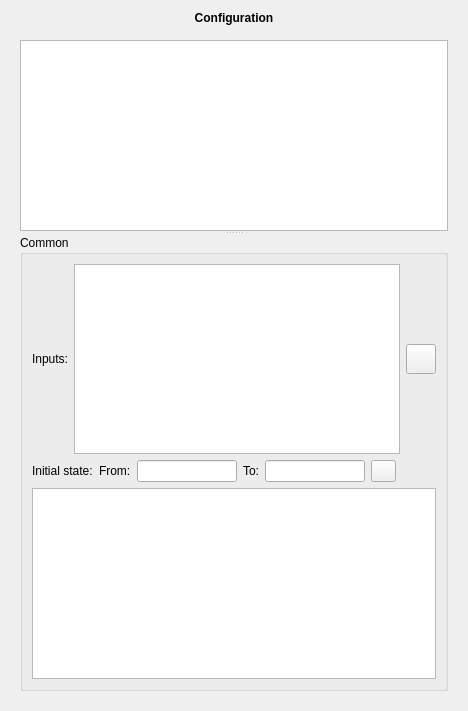
     <widget class="QWidget" name="verticalLayoutWidget">
      <layout class="QVBoxLayout" name="left_layout">
       <property name="sizeConstraint">
        <enum>QLayout::SetDefaultConstraint</enum>
       </property>
       <item>
        <widget class="QLabel" name="configuration_label">
         <property name="sizePolicy">
          <sizepolicy hsizetype="Preferred" vsizetype="Fixed">
           <horstretch>0</horstretch>
           <verstretch>0</verstretch>
          </sizepolicy>
         </property>
         <property name="font">
          <font>
           <weight>75</weight>
           <bold>true</bold>
          </font>
         </property>
         <property name="text">
          <string>Configuration</string>
         </property>
         <property name="alignment">
          <set>Qt::AlignCenter</set>
         </property>
        </widget>
       </item>
       <item>
        <widget class="QWidget" name="widget" native="true">
         <layout class="QVBoxLayout" name="verticalLayout_12">
          <item>
           <widget class="QSplitter" name="splitter_2">
            <property name="orientation">
             <enum>Qt::Vertical</enum>
            </property>
            <widget class="QWidget" name="verticalLayoutWidget_4">
             <layout class="QVBoxLayout" name="verticalLayout_7">
              <item>
               <widget class="QTextEdit" name="configuration_textarea">
                <property name="sizePolicy">
                 <sizepolicy hsizetype="Expanding" vsizetype="Expanding">
                  <horstretch>0</horstretch>
                  <verstretch>0</verstretch>
                 </sizepolicy>
                </property>
                <property name="minimumSize">
                 <size>
                  <width>0</width>
                  <height>0</height>
                 </size>
                </property>
               </widget>
              </item>
             </layout>
            </widget>
            <widget class="QWidget" name="verticalLayoutWidget_5">
             <layout class="QVBoxLayout" name="verticalLayout_11">
              <item>
               <widget class="QGroupBox" name="common_group">
                <property name="sizePolicy">
                 <sizepolicy hsizetype="Preferred" vsizetype="Maximum">
                  <horstretch>0</horstretch>
                  <verstretch>0</verstretch>
                 </sizepolicy>
                </property>
                <property name="maximumSize">
                 <size>
                  <width>16777215</width>
                  <height>16777215</height>
                 </size>
                </property>
                <property name="sizeIncrement">
                 <size>
                  <width>0</width>
                  <height>0</height>
                 </size>
                </property>
                <property name="baseSize">
                 <size>
                  <width>0</width>
                  <height>0</height>
                 </size>
                </property>
                <property name="toolTip">
                 <string>Common parameters for both Pinsec and Binsec</string>
                </property>
                <property name="title">
                 <string>Common</string>
                </property>
                <layout class="QVBoxLayout" name="verticalLayout_13">
                 <item>
                  <layout class="QHBoxLayout" name="horizontalLayout_4">
                   <item>
                    <widget class="QLabel" name="input_label">
                     <property name="sizePolicy">
                      <sizepolicy hsizetype="Preferred" vsizetype="Fixed">
                       <horstretch>0</horstretch>
                       <verstretch>0</verstretch>
                      </sizepolicy>
                     </property>
                     <property name="text">
                      <string>Inputs:</string>
                     </property>
                    </widget>
                   </item>
                   <item>
                    <widget class="QTableWidget" name="inputs_table">
                     <property name="sizePolicy">
                      <sizepolicy hsizetype="Expanding" vsizetype="Expanding">
                       <horstretch>0</horstretch>
                       <verstretch>0</verstretch>
                      </sizepolicy>
                     </property>
                     <property name="maximumSize">
                      <size>
                       <width>16777215</width>
                       <height>16777215</height>
                      </size>
                     </property>
                    </widget>
                   </item>
                   <item>
                    <widget class="QPushButton" name="add_input_button">
                     <property name="maximumSize">
                      <size>
                       <width>30</width>
                       <height>30</height>
                      </size>
                     </property>
                     <property name="text">
                      <string/>
                     </property>
                     <property name="icon">
                      <iconset resource="resources.qrc">
                       <normaloff>:/icons/icons/open-iconic-master/png/3x/plus-3x.png</normaloff>:/icons/icons/open-iconic-master/png/3x/plus-3x.png</iconset>
                     </property>
                     <property name="iconSize">
                      <size>
                       <width>14</width>
                       <height>14</height>
                      </size>
                     </property>
                    </widget>
                   </item>
                  </layout>
                 </item>
                 <item>
                  <layout class="QHBoxLayout" name="horizontalLayout_5">
                   <item>
                    <widget class="QLabel" name="initial_state_label">
                     <property name="frameShape">
                      <enum>QFrame::NoFrame</enum>
                     </property>
                     <property name="text">
                      <string>Initial state:</string>
                     </property>
                    </widget>
                   </item>
                   <item>
                    <widget class="QLabel" name="initial_state_from">
                     <property name="text">
                      <string>From:</string>
                     </property>
                    </widget>
                   </item>
                   <item>
                    <widget class="QLineEdit" name="initial_state_from_field">
                     <property name="maximumSize">
                      <size>
                       <width>100</width>
                       <height>16777215</height>
                      </size>
                     </property>
                     <property name="toolTip">
                      <string/>
                     </property>
                     <property name="whatsThis">
                      <string/>
                     </property>
                     <property name="alignment">
                      <set>Qt::AlignCenter</set>
                     </property>
                     <property name="placeholderText">
                      <string/>
                     </property>
                    </widget>
                   </item>
                   <item>
                    <widget class="QLabel" name="initial_state_to_label">
                     <property name="maximumSize">
                      <size>
                       <width>16777215</width>
                       <height>16777215</height>
                      </size>
                     </property>
                     <property name="text">
                      <string>To:</string>
                     </property>
                    </widget>
                   </item>
                   <item>
                    <widget class="QLineEdit" name="initial_state_to_field">
                     <property name="maximumSize">
                      <size>
                       <width>100</width>
                       <height>16777215</height>
                      </size>
                     </property>
                    </widget>
                   </item>
                   <item>
                    <widget class="QPushButton" name="add_initial_state_button">
                     <property name="maximumSize">
                      <size>
                       <width>25</width>
                       <height>25</height>
                      </size>
                     </property>
                     <property name="text">
                      <string/>
                     </property>
                     <property name="icon">
                      <iconset resource="resources.qrc">
                       <normaloff>:/icons/icons/open-iconic-master/png/3x/plus-3x.png</normaloff>:/icons/icons/open-iconic-master/png/3x/plus-3x.png</iconset>
                     </property>
                     <property name="iconSize">
                      <size>
                       <width>12</width>
                       <height>12</height>
                      </size>
                     </property>
                    </widget>
                   </item>
                   <item>
                    <spacer name="horizontalSpacer">
                     <property name="orientation">
                      <enum>Qt::Horizontal</enum>
                     </property>
                     <property name="sizeHint" stdset="0">
                      <size>
                       <width>40</width>
                       <height>20</height>
                      </size>
                     </property>
                    </spacer>
                   </item>
                  </layout>
                 </item>
                 <item>
                  <widget class="QListWidget" name="initial_state_list">
                   <property name="sizePolicy">
                    <sizepolicy hsizetype="Expanding" vsizetype="Expanding">
                     <horstretch>0</horstretch>
                     <verstretch>0</verstretch>
                    </sizepolicy>
                   </property>
                   <property name="minimumSize">
                    <size>
                     <width>0</width>
                     <height>20</height>
                    </size>
                   </property>
                   <property name="maximumSize">
                    <size>
                     <width>16777215</width>
                     <height>16777215</height>
                    </size>
                   </property>
                  </widget>
                 </item>
                </layout>
               </widget>
              </item>
             </layout>
            </widget>
           </widget>
          </item>
         </layout>
        </widget>
       </item>
      </layout>
     </widget>
